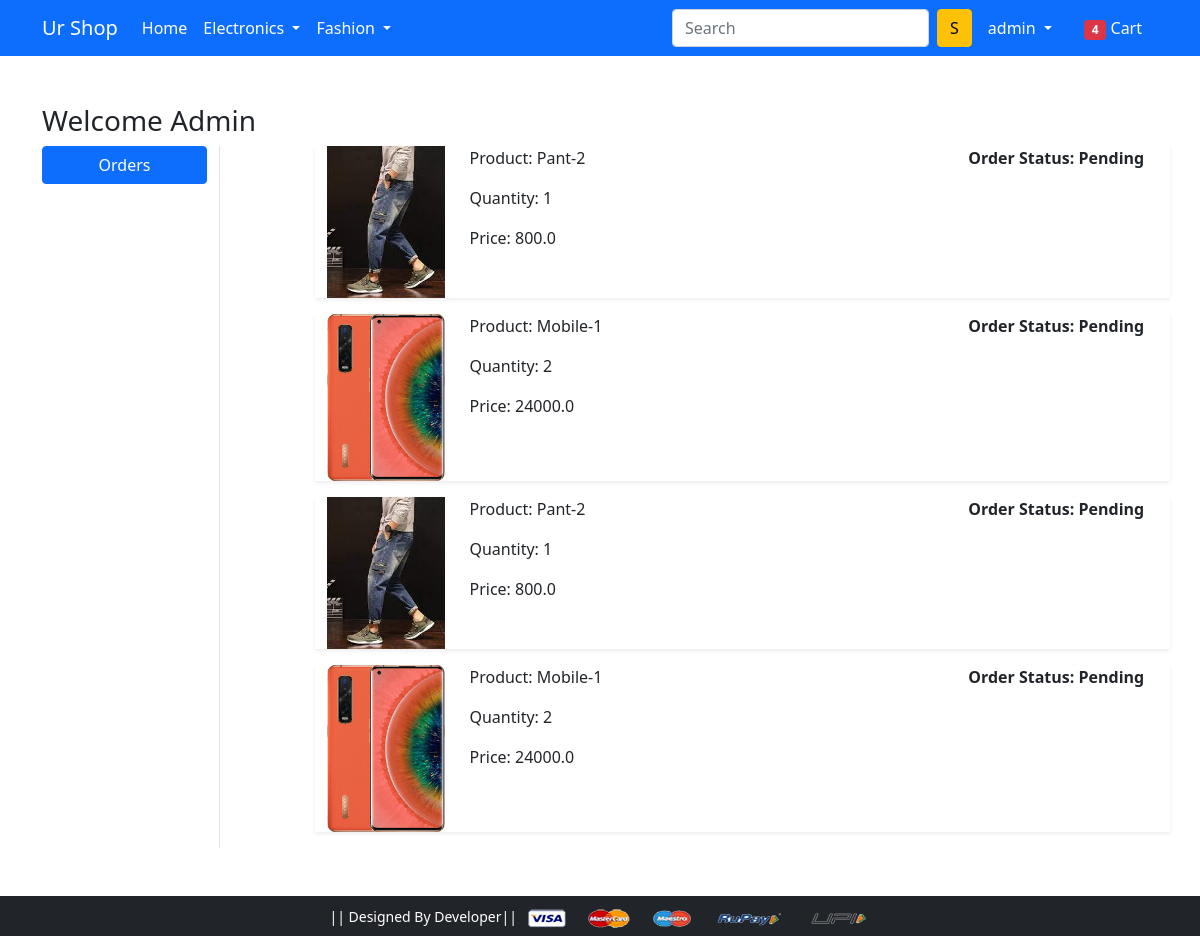
The app's page /orders/ (signed in), older data.
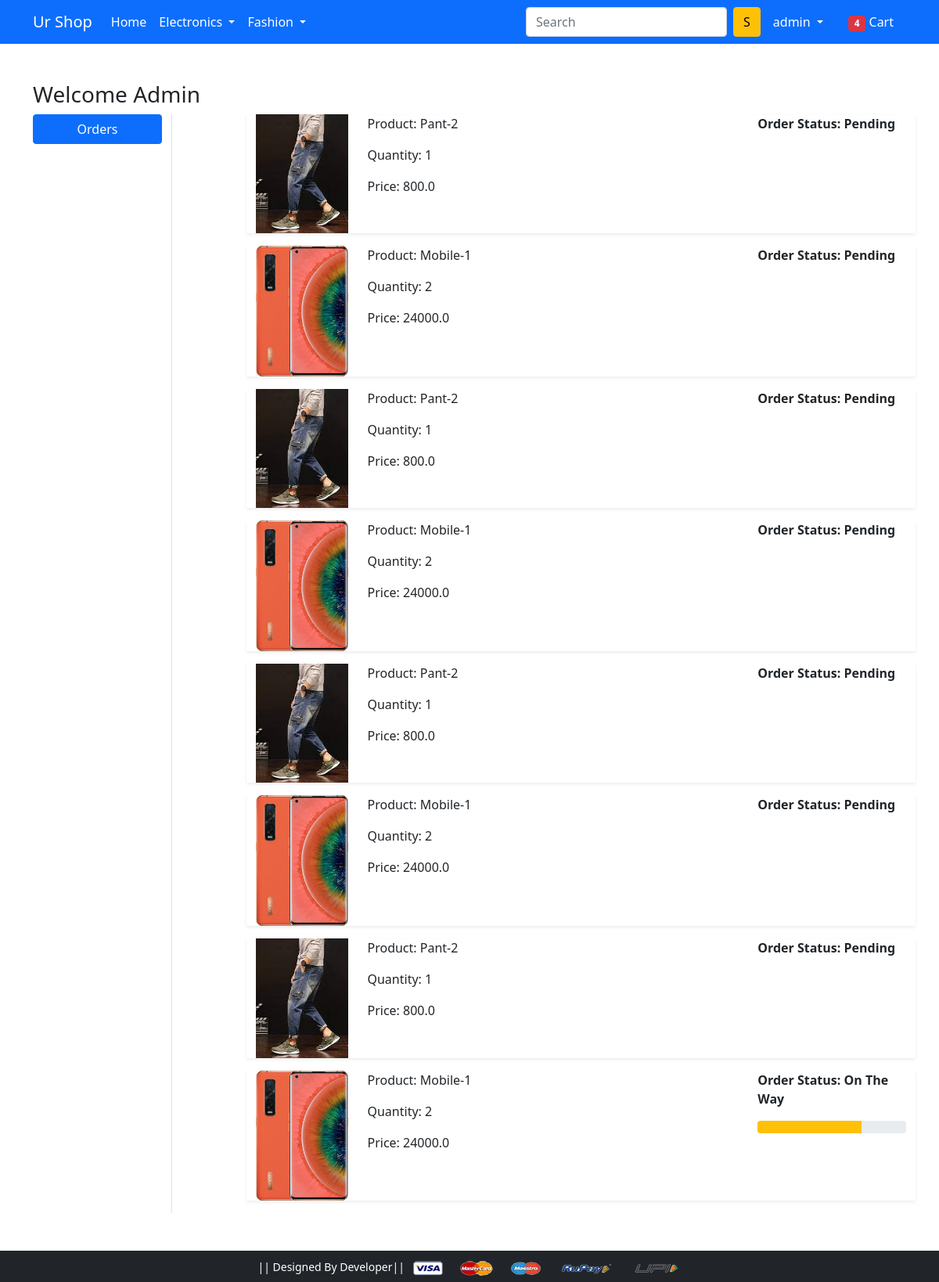
The same page, newer data.
### app/models.py (models this page shows, shortened)
class OrderPlaced(models.Model):
    user = models.ForeignKey(User, on_delete=models.CASCADE)
    customer = models.ForeignKey(Customer, on_delete=models.CASCADE)
    product = models.ForeignKey(Product, on_delete=models.CASCADE)
    quantity = models.PositiveIntegerField(default=1)
    ordered_date = models.DateTimeField(auto_now_add=True)
    status = models.CharField(max_length=50, choices=STATUS_CHOICES, default='Pending')
    @property
    def total_cost(self):
        return self.quantity * self.product.discounted_price

class Product(models.Model):
    title = models.CharField(max_length=200)
    selling_price = models.FloatField()
    discounted_price = models.FloatField()
    description = models.TextField()
    brand = models.CharField(max_length=22)
    category = models.CharField(choices=CATEGORY_CHOICES, max_length=2)
    product_image = models.ImageField(upload_to='productimg')

### app/views.py (the view)
# urls.py: path('orders/', views.orders, name='orders'),
def orders(request):
    order_placed = OrderPlaced.objects.filter(user=request.user)
    return render(request, 'app/orders.html', {'order_placed': order_placed})

### app/templates/app/orders.html (shortened to what this page needs)
{% extends 'app/base.html' %}
{% load static %}
{% block main-content %}
<div class="container my-5">
 <div class="row">
 <h3 class="text-capitalize">Welcome {{ request.user.username }} </h3>
  <div class="col-sm-2 border-end">
   <ul class="list-unstyled">
    <li class="d-grid"><a href="{% url 'orders' %}" class="btn btn-primary">Orders</a></li>
   </ul>
  </div>
  <div class="col-sm-9 offset-sm-1">
   {% for op in order_placed %}
   <div class="row shadow-sm mb-3">
    <div class="col-sm-2">
     <img src="{{op.product.product_image.url}}" alt="" srcset="" class="img-fluid" height="150" width="150">
    </div>
    <div class="col-sm-7">
     <p>Product: {{op.product.title}}</p>
     <p>Quantity: {{op.quantity}}</p>
     <p>Price: {{op.total_cost}}</p>
    </div>
    <div class="col-sm-3 fw-bold">
     <p>Order Status: {{op.status}}</p>
     {% if op.status == 'On The Way' %}
     <div class="progress">
      <div class="progress-bar bg-warning" role="progressbar"
           style="width:70%" aria-valuenow="20" aria-valuemin="0" aria-valuemax="100"></div>
     </div>
     {% endif %}
    </div>
   </div>
   {% endfor %}
  </div>
 </div>
</div>
{% endblock main-content %}

### app/templates/app/base.html (shortened to what this page needs)
<!doctype html>
{% load static %}
<html lang="en">
  <head>
    <link href="https://cdn.jsdelivr.net/npm/bootstrap@5.0.0-beta1/dist/css/bootstrap.min.css" rel="stylesheet">
    <link rel="stylesheet" href="{% static 'app/css/owl.carousel.min.css' %}">
    <link rel="stylesheet" href="{% static 'app/css/all.min.css' %}">
    <link rel="stylesheet" href="{% static 'app/css/style.css' %}">
  </head>
  <body>
    <nav class="navbar navbar-expand-lg navbar-dark bg-primary">
     <div class="container">
       <a class="navbar-brand" href="/">Ur Shop</a>
       <div class="collapse navbar-collapse" id="navbarSupportedContent">
         <ul class="navbar-nav me-auto mb-2 mb-lg-0">
           <li class="nav-item">
             <a class="nav-link active" aria-current="page" href="/">Home</a>
           </li>
           <li class="nav-item dropdown">
             <a class="nav-link dropdown-toggle text-white" href="#" id="electronicsDropdown" role="button" data-bs-toggle="dropdown" aria-expanded="false">
               Electronics
             </a>
           </li>
           <li class="nav-item dropdown">
             <a class="nav-link dropdown-toggle text-white" href="#" id="fashionDropdown" role="button" data-bs-toggle="dropdown" aria-expanded="false">
               Fashion
             </a>
           </li>
         </ul>
         <form class="d-flex">
           <input class="form-control me-2" type="search" placeholder="Search" aria-label="Search">
           <button class="btn btn-warning" type="submit">S</button>
         </form>
         <div>
          <ul class="navbar-nav me-auto mb-2 mb-lg-0">
              {% if request.user.is_authenticated %}
           <li class="nav-item dropdown mx-2">
              <a class="nav-link dropdown-toggle text-white" href="#" id="profileDropdown" role="button" data-bs-toggle="dropdown" aria-expanded="false">
                {{ request.user.username }}
              </a>
            </li>
            <li class="nav-item mx-2">
             <a href="{% url 'show_cart' %}" class="nav-link text-white"><span class="badge bg-danger">4</span> Cart </a>
            </li>
              {% endif %}
          </ul>
         </div>
       </div>
     </div>
    </nav>
    {% block main-content %} {% endblock main-content %}
    <footer class="container-fluid bg-dark text-center p-2 mt-5">
        <small class="text-white"> || Designed By  Developer|| </small>
        <img src="{% static 'app/images/payment.png' %}" alt="" srcset="" class="img-fluid" height="2px">
    </footer>
  </body>
</html>

Row changes from the older to the newer data that the page shows:
added OrderPlaced: product.product_image (picture), product "Pant-2", quantity "1", total_cost "800.0", status "Pending"
added OrderPlaced: product.product_image (picture), product "Mobile-1", quantity "2", total_cost "24000.0", status "Pending"
added OrderPlaced: product.product_image (picture), product "Pant-2", quantity "1", total_cost "800.0", status "Pending"
added OrderPlaced: product.product_image (picture), product "Mobile-1", quantity "2", total_cost "24000.0", status "On The Way"
